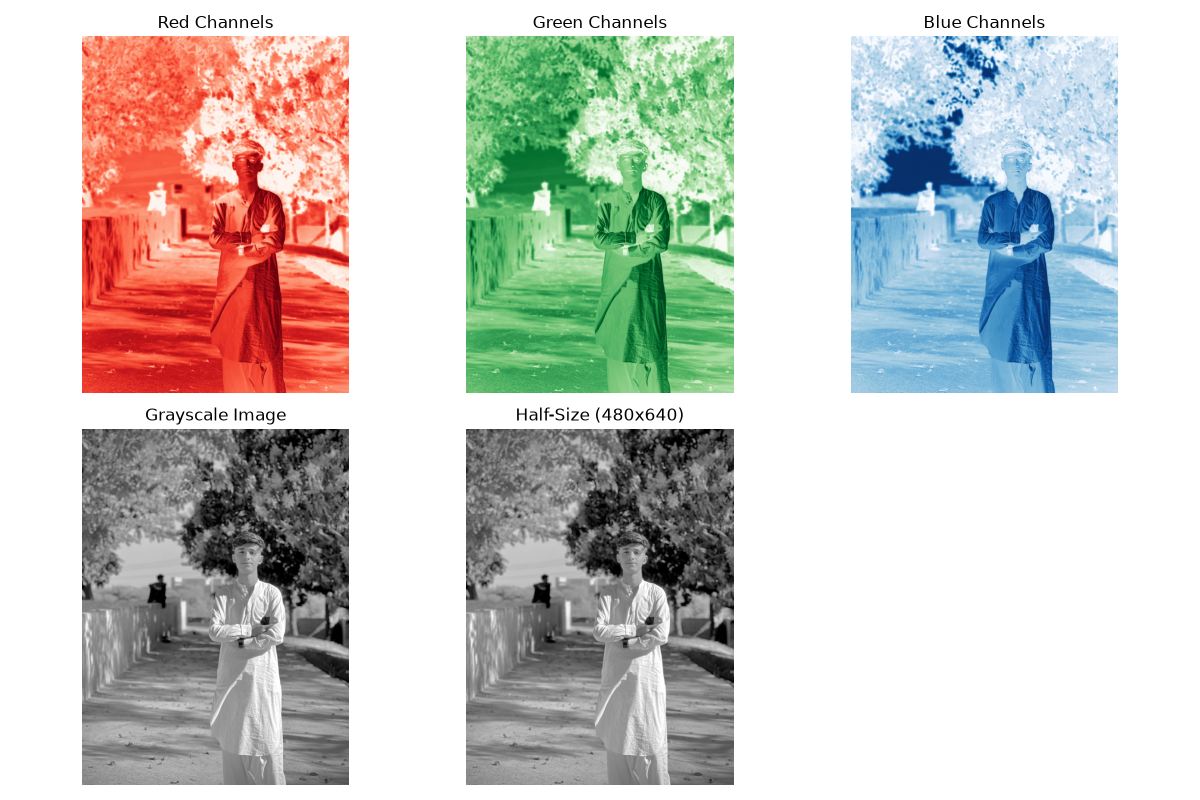
#> input picture weeks01-03_image_lab.py/outputs/pixel_views.png, 1200 x 800 px
$ python Weeks01-03Tasks01-05.py   (older library calls are emulated)
#> lines starting #> are read from the running program, lines starting #| are printed output that depends on the picture
import os
import cv2
import numpy as np
import matplotlib.pyplot as plt

def inspect_image(image_path: str)-> dict:
    """
    Task 1: Load image and measure properties like dimensions,channels,and size.
    """
    img = cv2.imread(image_path)
    if img is None:
        raise FileNotFoundError(f"Image Not Found: {image_path}")

    height, width, channels = img.shape
    pixel_count = height * width
    shape = [height, width, channels]

    estimated_bytes = pixel_count * channels
    color_order = "BGR"

    print("---Task 1: Image Properties---")
    print(f"Dimensions: {width}x{height}")
    print(f"Channels: {channels}")
    print(f"Total Pixels: {pixel_count}")
    print(f"Estimated Size (Bytes): {estimated_bytes}")
    print(f"Color Format: {color_order}")

    return {
        "width":width,
        "height":height,
        "channels":channels,
        "shape":shape,
        "pixel_count":pixel_count,
        "estimated_bytes":estimated_bytes,
        "color_order":color_order
    }

def create_pixel_views(image_path: str, outputs_dir: str)-> dict:
    """
    Task 2: Color channels separation,grayscale,conversion,and downsampling.
    """
    os.makedirs(outputs_dir,exist_ok=True)
    img_bgr = cv2.imread(image_path)

    img_rgb = cv2.cvtColor(img_bgr, cv2.COLOR_BGR2RGB)

    red_ch = img_rgb[:, :, 0]
    green_ch = img_rgb[:, :, 1]
    blue_ch = img_rgb[:, :, 2]

    gray_img = cv2.cvtColor(img_bgr, cv2.COLOR_BGR2GRAY)

    h, w = gray_img.shape
    new_w, new_h = w // 2, h // 2
    downsampled = cv2.resize(gray_img, (new_w, new_h), interpolation=cv2.INTER_AREA)


    plt.figure(figsize=(12, 8))

    plt.subplot(2, 3, 1)
    plt.imshow(red_ch, cmap='Reds')
    plt.title("Red Channels")
    plt.axis('off')

    plt.subplot(2, 3, 2)
    plt.imshow(green_ch, cmap='Greens')
    plt.title("Green Channels")
    plt.axis('off')

    plt.subplot(2, 3, 3)
    plt.imshow(blue_ch, cmap='Blues')
    plt.title("Blue Channels")
    plt.axis('off')

    plt.subplot(2, 3, 4)
    plt.imshow(gray_img, cmap='gray')
    plt.title("Grayscale Image")
    plt.axis('off')

    plt.subplot(2, 3, 5)
    plt.imshow(downsampled, cmap='gray')
    plt.title(f"Half-Size ({new_w}x{new_h})")
    plt.axis('off')

    plt.tight_layout()
    output_path = os.path.join(outputs_dir, "pixel_views.png")
    plt.savefig(output_path)
    plt.show()
    plt.close()

    return {
        "original_size" :[w, h],
        "downsampled_size": [new_w, new_h,],
        "output_path": output_path
    }

def create_adjustments(
        image_path: str,
        output_dir: str,
        brightness_delta: int = 40,
        contrast_factor : float = 1.5,
        threshold: int = 127
)-> dict:
    """
    Task 3: Adjust brightness, contrast, and apply binary thresholding.
    """
    os.makedirs(output_dir,exist_ok=True)
    img_bgr = cv2.imread(image_path)
    gray = cv2.cvtColor(img_bgr, cv2.COLOR_BGR2GRAY)

    bright_img = np.clip(gray.astype(np.int16) + brightness_delta, 0,255).astype(np.uint8)
    contrast_img = np.clip(gray.astype(np.float32) * contrast_factor, 0, 255).astype(np.uint8)


    _, thresh_img = cv2.threshold(gray, threshold, 255, cv2.THRESH_BINARY)

    plt.figure(figsize=(10, 8))

    plt.subplot(2, 2, 1)
    plt.imshow(gray, cmap='gray')
    plt.title("Original Grayscale")
    plt.axis('off')


    plt.subplot(2, 2, 2)
    plt.imshow(bright_img, cmap='gray')
    plt.title(f"Brighter (+{brightness_delta})")
    plt.axis('off')


    plt.subplot(2, 2, 3)
    plt.imshow(contrast_img, cmap='gray')
    plt.title(f"High Contrast (x{contrast_factor})")
    plt.axis('off')


    plt.subplot(2, 2, 4)
    plt.imshow(thresh_img, cmap='gray')
    plt.title(f"Binary Threshold (T={threshold})")
    plt.axis('off')

    plt.tight_layout()
    output_path = os.path.join(output_dir, "adjustments.png")
    plt.savefig(output_path)
    plt.show()
    plt.close()

    return {
            "brightness_delta": brightness_delta,
            "contrast_factor": contrast_factor,
            "threshold": threshold,
            "output_path": output_path
        }

# [56 lines left out: function create_blur_and_edges, not called in this run]

def run_lab(image_path: str, output_dir: str) -> dict:
        """
        Task 5: Execute all lab tasks sequentially.
        """
        t1 = inspect_image(image_path)
        t2 = create_pixel_views(image_path, output_dir)
        t3 = create_adjustments(image_path, output_dir)
        t4 = create_blur_and_edges(image_path, output_dir)

        return {
            "task1": t1,
            "task2": t2,
            "task3": t3,
            "task4": t4
        }

import tkinter as tk
from tkinter import filedialog

if __name__ == "__main__":

        root = tk.Tk()
        root.withdraw()


        print("Please select your image file...")
        image_path = filedialog.askopenfilename(
            title="Select Image File",
            filetypes=[("Image Files", "*.jpg *.jpeg *.png *.bmp *.webp")]
        )
#> the answer given: outputs/pixel_views.png

        if not image_path:
            print("No image selected. Exiting...")
        else:
            output_dir = "outputs"
            run_lab(image_path, output_dir)
#> in inspect_image, img is the input picture: shape (800, 1200, 3); mean B, G, R 195.3, 200.5, 201.2
#| Dimensions: 1200x800
#| Channels: 3
#| Total Pixels: 960000
#| Estimated Size (Bytes): 2880000
#> in create_pixel_views, `red_ch = img_rgb[:, :, 0]`:
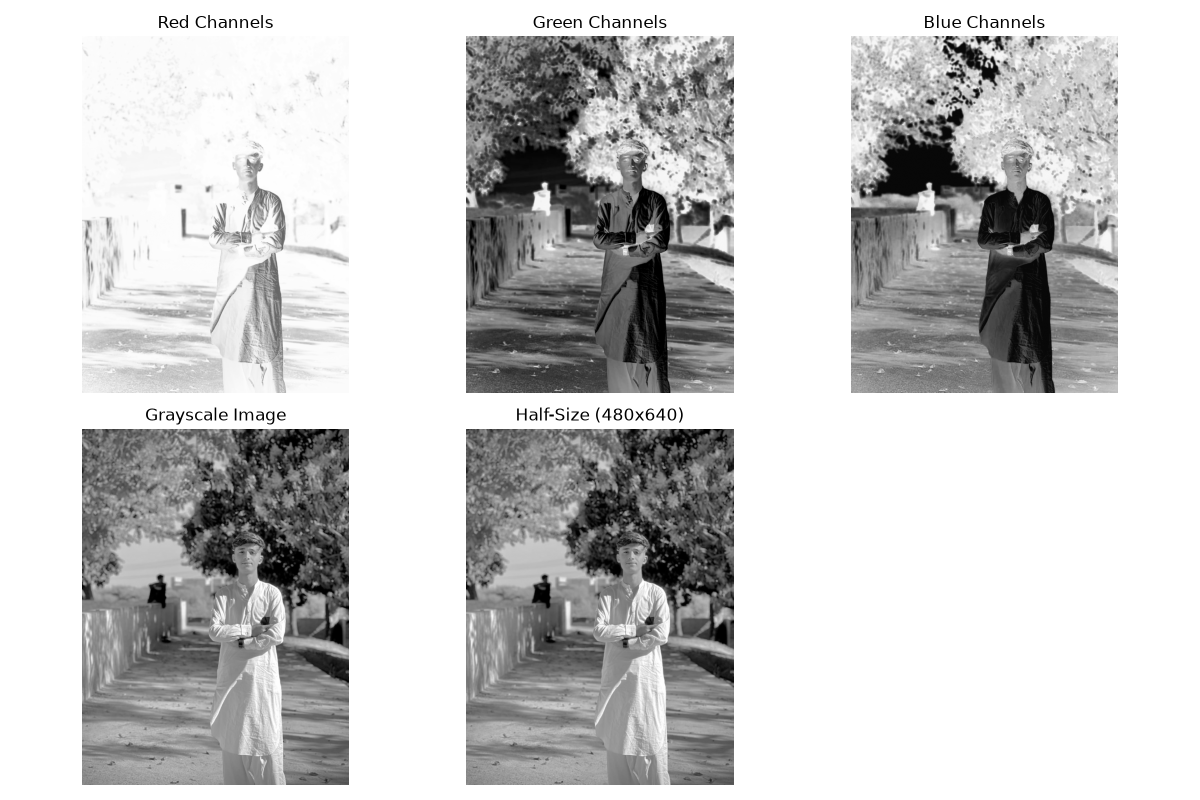
#> red_ch: shape (800, 1200); min 0, max 255, mean 201.2
#> in create_pixel_views, `green_ch = img_rgb[:, :, 1]`:
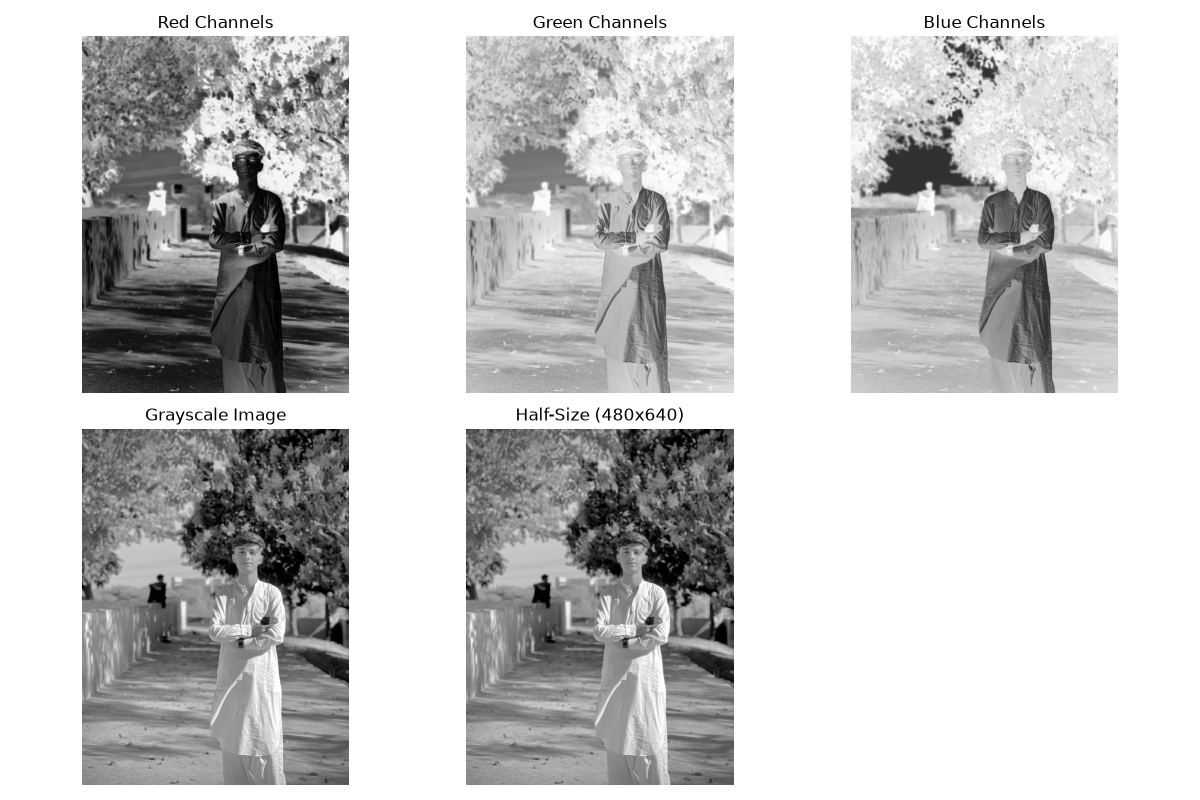
#> green_ch: shape (800, 1200); min 0, max 255, mean 200.5
#> in create_pixel_views, `blue_ch = img_rgb[:, :, 2]`:
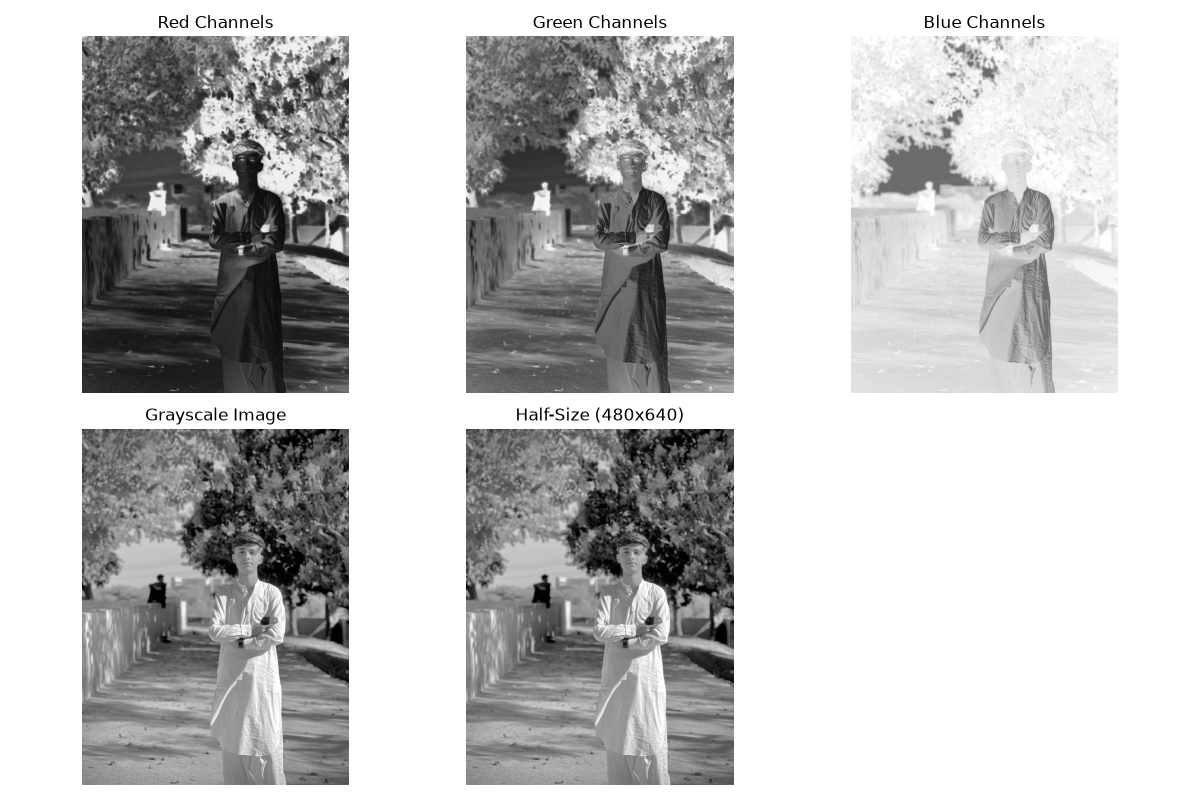
#> blue_ch: shape (800, 1200); min 0, max 255, mean 195.3
#> in create_pixel_views, `gray_img = cv2.cvtColor(img_bgr, cv2.COLOR_BGR2GRAY)`:
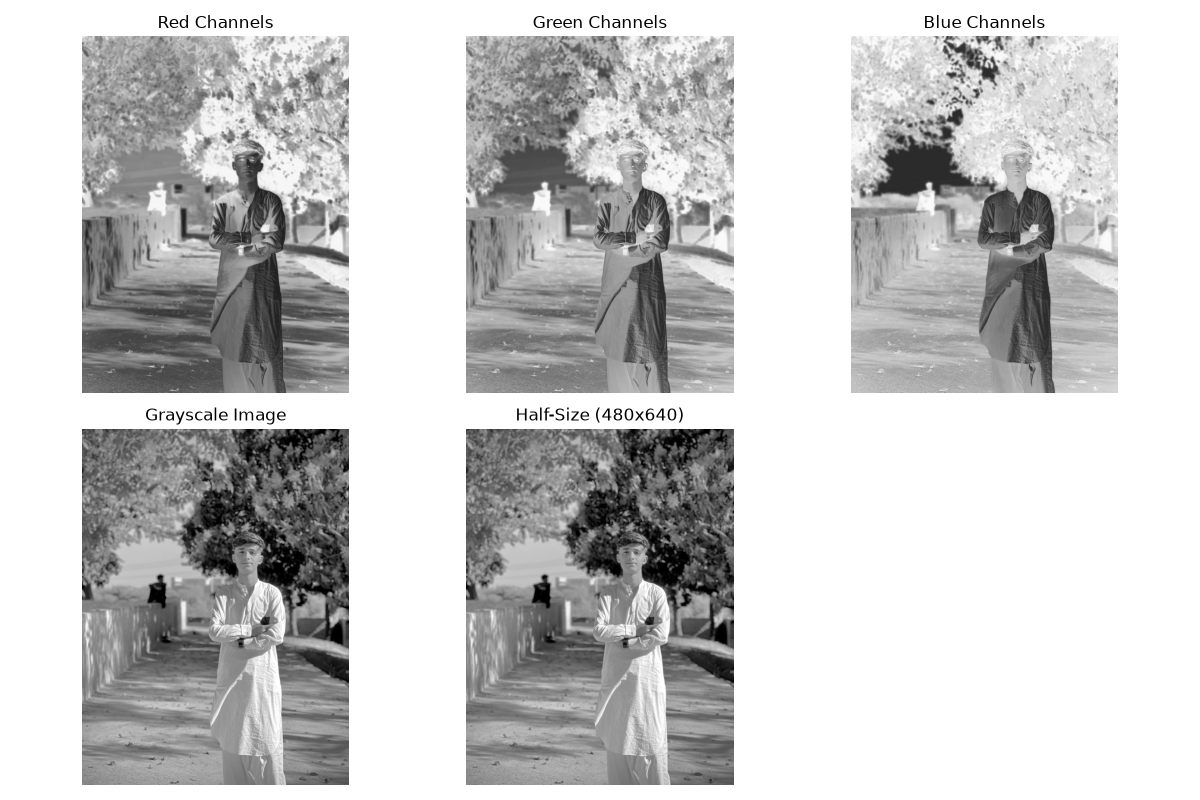
#> gray_img: shape (800, 1200); min 0, max 255, mean 200.1
#> (the run stopped early here; a loop or call above may not have finished)
